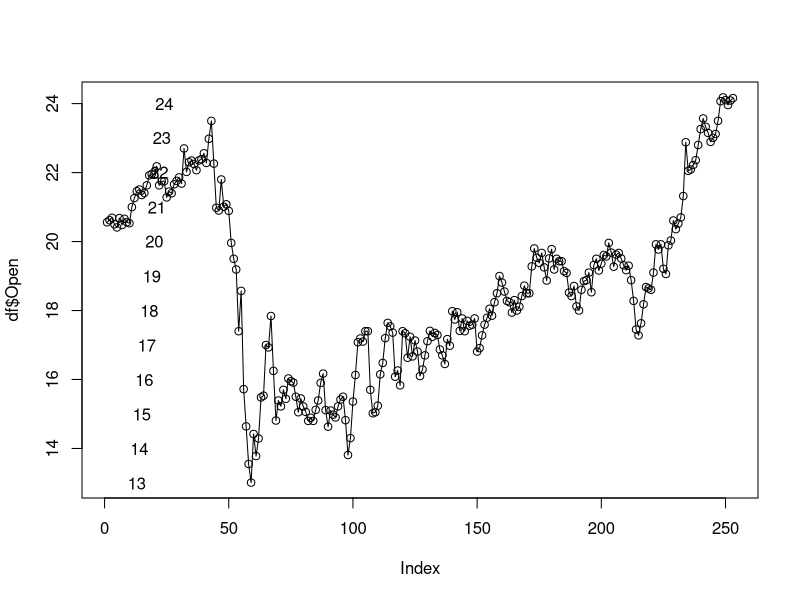
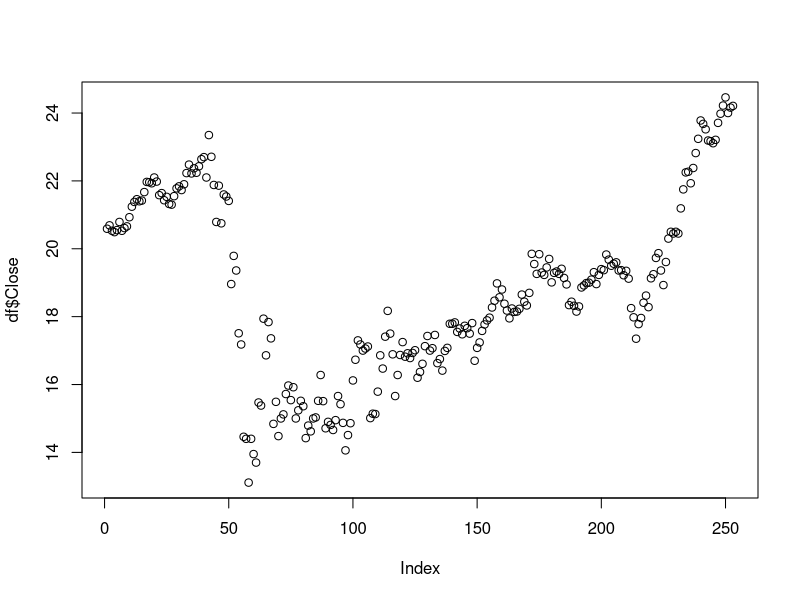

Here is the R script that generated these plots, in order:
## ---- chunk 1

# Open a csv file into a data frame
df=read.csv("HPQ.csv") # df is a VARIABLE, read.csv is a FUNCTION, "hp.csv" is a PARAMETER

# Display
df
## ---- chunk 2
plot(df$Open, type="o")
text(1:length(df$Open))
## ---- chunk 3
plot(df$Close)
